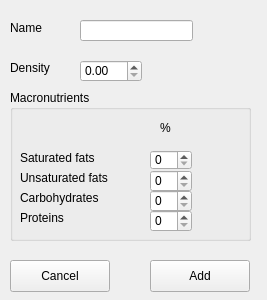
<?xml version="1.0" encoding="UTF-8"?>
<ui version="4.0">
 <class>AddFoodWidget</class>
 <widget class="QWidget" name="AddFoodWidget">
  <property name="geometry">
   <rect>
    <x>0</x>
    <y>0</y>
    <width>267</width>
    <height>300</height>
   </rect>
  </property>
  <property name="windowTitle">
   <string>Form</string>
  </property>
  <widget class="QLabel" name="lblDensity">
   <property name="geometry">
    <rect>
     <x>10</x>
     <y>60</y>
     <width>81</width>
     <height>16</height>
    </rect>
   </property>
   <property name="text">
    <string>Density</string>
   </property>
  </widget>
  <widget class="QGroupBox" name="macronutrientsGroup">
   <property name="geometry">
    <rect>
     <x>10</x>
     <y>90</y>
     <width>241</width>
     <height>151</height>
    </rect>
   </property>
   <property name="font">
    <font>
     <bold>false</bold>
    </font>
   </property>
   <property name="title">
    <string>Macronutrients</string>
   </property>
   <widget class="QLabel" name="lblPer">
    <property name="geometry">
     <rect>
      <x>150</x>
      <y>30</y>
      <width>16</width>
      <height>16</height>
     </rect>
    </property>
    <property name="text">
     <string>%</string>
    </property>
   </widget>
   <widget class="QLabel" name="lblProteins">
    <property name="geometry">
     <rect>
      <x>10</x>
      <y>120</y>
      <width>101</width>
      <height>16</height>
     </rect>
    </property>
    <property name="text">
     <string>Proteins</string>
    </property>
   </widget>
   <widget class="QLabel" name="lblCarbs">
    <property name="geometry">
     <rect>
      <x>10</x>
      <y>100</y>
      <width>101</width>
      <height>16</height>
     </rect>
    </property>
    <property name="text">
     <string>Carbohydrates</string>
    </property>
   </widget>
   <widget class="QSpinBox" name="spinCarbsPerc">
    <property name="geometry">
     <rect>
      <x>140</x>
      <y>100</y>
      <width>42</width>
      <height>22</height>
     </rect>
    </property>
   </widget>
   <widget class="QSpinBox" name="spinProtPerc">
    <property name="geometry">
     <rect>
      <x>140</x>
      <y>120</y>
      <width>42</width>
      <height>22</height>
     </rect>
    </property>
   </widget>
   <widget class="QSpinBox" name="spinSatFatPerc">
    <property name="geometry">
     <rect>
      <x>140</x>
      <y>60</y>
      <width>42</width>
      <height>20</height>
     </rect>
    </property>
   </widget>
   <widget class="QSpinBox" name="spinUnsatFatPerc">
    <property name="geometry">
     <rect>
      <x>140</x>
      <y>80</y>
      <width>42</width>
      <height>22</height>
     </rect>
    </property>
   </widget>
   <widget class="QLabel" name="lblUnsatFat">
    <property name="geometry">
     <rect>
      <x>10</x>
      <y>80</y>
      <width>101</width>
      <height>16</height>
     </rect>
    </property>
    <property name="text">
     <string>Unsaturated fats</string>
    </property>
   </widget>
   <widget class="QLabel" name="lblSatFat">
    <property name="geometry">
     <rect>
      <x>10</x>
      <y>60</y>
      <width>91</width>
      <height>16</height>
     </rect>
    </property>
    <property name="text">
     <string>Saturated fats</string>
    </property>
   </widget>
  </widget>
  <widget class="QDoubleSpinBox" name="spinDensity">
   <property name="geometry">
    <rect>
     <x>80</x>
     <y>60</y>
     <width>62</width>
     <height>22</height>
    </rect>
   </property>
  </widget>
  <widget class="QLabel" name="lblFoodName">
   <property name="geometry">
    <rect>
     <x>10</x>
     <y>20</y>
     <width>58</width>
     <height>16</height>
    </rect>
   </property>
   <property name="text">
    <string>Name</string>
   </property>
  </widget>
  <widget class="QLineEdit" name="lineEditFoodName">
   <property name="geometry">
    <rect>
     <x>80</x>
     <y>20</y>
     <width>113</width>
     <height>21</height>
    </rect>
   </property>
  </widget>
  <widget class="QPushButton" name="btnAdd">
   <property name="geometry">
    <rect>
     <x>150</x>
     <y>260</y>
     <width>100</width>
     <height>32</height>
    </rect>
   </property>
   <property name="text">
    <string>Add</string>
   </property>
  </widget>
  <widget class="QPushButton" name="btnCancel">
   <property name="geometry">
    <rect>
     <x>10</x>
     <y>260</y>
     <width>100</width>
     <height>32</height>
    </rect>
   </property>
   <property name="text">
    <string>Cancel</string>
   </property>
  </widget>
 </widget>
 <resources/>
 <connections/>
</ui>
